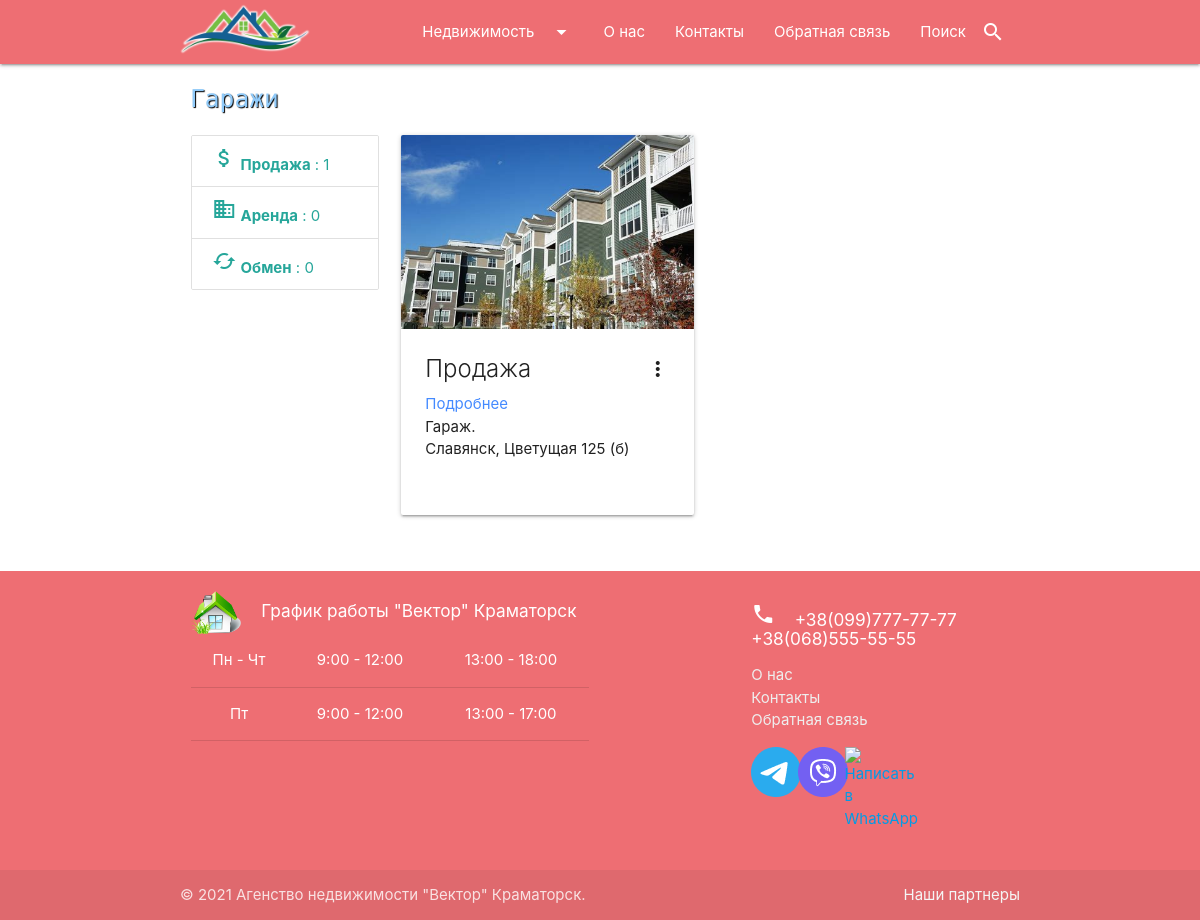
The page /garages/ on the database as committed earlier.
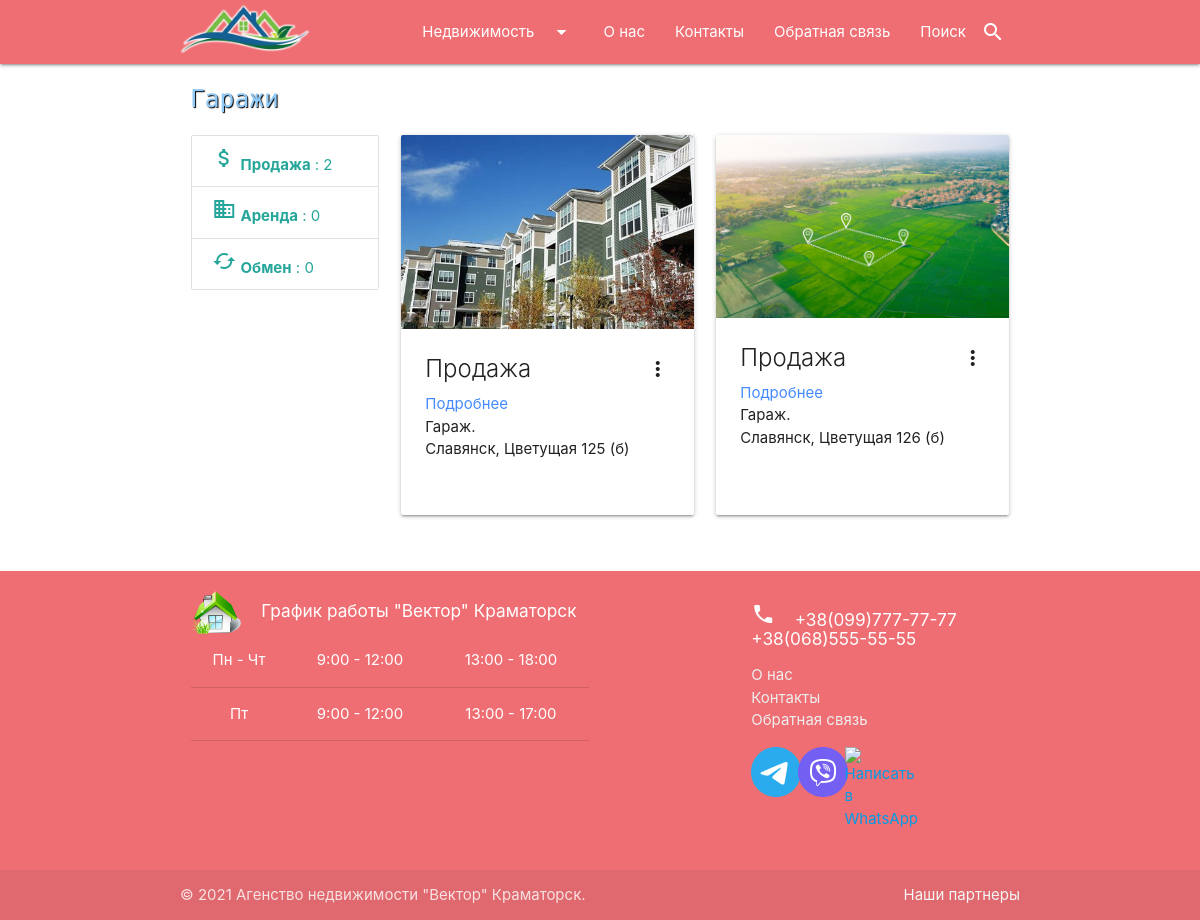
The same page on the database as committed later.
### agency/models.py (models this page shows, shortened)
class Garage(models.Model):
    slug_title = 'Garage'
    created_at = models.DateTimeField(auto_now_add=True, verbose_name='Создано')
    updated_at = models.DateTimeField(auto_now=True, verbose_name='Обновлено')
    proposal_type = models.CharField(max_length=8, choices=_PROP_CHOICES, default=_SALE, verbose_name='Тип предложения')
    price = models.FloatField(verbose_name='Цена $')
    total_area = models.FloatField(
        default=10.0, validators=[MinValueValidator(3.0), MaxValueValidator(200.0)], verbose_name='Общая площадь кв.м'
    )
    address = models.CharField(max_length=65, verbose_name='Адрес')
    description = models.TextField(blank=True, max_length=400, verbose_name='Описание')
    image = models.ImageField(upload_to="Garages/", blank=True,  verbose_name='Фото')
    realtors = models.ManyToManyField(Realtor, blank=True, verbose_name='Риелтор')
    def get_absolute_url(self):
        return reverse('garage', kwargs={"pk": self.pk})
    class Meta:
        verbose_name = 'Гараж'
        verbose_name_plural = 'Гаражи'
        ordering = ['created_at']

### agency/views.py (the view)
# urls.py: path('garages/', GaragesView.as_view(), name='garages'),
class GaragesView(ListView):
    model = Garage
    template_name = 'agency/garages.html'
    context_object_name = 'garages'
    paginate_by = 6
    def get_context_data(self, **kwargs):
        context = super().get_context_data(**kwargs)
        context['title'] = "Гаражи"
        return context
    def get_queryset(self):
        return Garage.objects.all()

### agency/templatetags/garages_tags.py (called while the page is built)
@register.inclusion_tag('agency/garagesSidebarTmpl.html')
def count_garages():
    garagesBySale = len(Garage.objects.filter(proposal_type='sale'))
    garagesByExchange = len(Garage.objects.filter(proposal_type='exchange'))
    garagesByRental = len(Garage.objects.filter(proposal_type='rental'))
    return {
        "garagesBySale": garagesBySale,
        "garagesByExchange": garagesByExchange,
        "garagesByRental": garagesByRental,
    }

### agency/templates/agency/garages.html (shortened to what this page needs)
{% extends 'index.html' %}
{% block content %}
<div class="container">
    <h5 class="pageTitle">{{ title }}</h5>
    <div class="row">
        <div class="col s12 m12 l3">
            {% include 'inc/_garages_sidebar.html' %}
        </div>
        <div class="col s12 m12 l9">
            <div class="row">
                {% for item in garages %}
                <div class="col s12 m6 l6 xl4">
                    <div class="card sticky-action hoverable card_flat">
                        <div class="card-image waves-effect waves-block waves-light">
                            <img class="activator" src="{{ item.image.url }}">
                        </div>
                        <div class="card-content">
                            <span class="card-title activator grey-text text-darken-4">
                                {% if item.proposal_type == 'sale' %}
                                    Продажа
                                {% elif item.proposal_type == 'rental' %}
                                    Аренда
                                {% elif item.proposal_type == 'exchange' %}
                                    Обмен
                                {% else %}
                                    unknown
                                {% endif %}
                                <i class="material-icons right">more_vert</i>
                            </span>
                            <a href="{{ item.get_absolute_url }}" style="color: #448aff;">Подробнее</a>
                            <p>Гараж.</p>
                            <p>{{ item.address }}</p>
                        </div>
                    </div>
                </div>
                {% endfor %}
            </div>
            <div class="col s12 paginator" style="display: flex; justify-content: center;">
            </div>
        </div>
    </div>
</div>
{% endblock %}

### templates/index.html (shortened to what this page needs)
<!DOCTYPE html>
{% load static %}
<html lang="en">
<head>
    <link rel="stylesheet" href="{% static 'css/main.css' %}">
    <link rel="stylesheet" href="https://cdnjs.cloudflare.com/ajax/libs/materialize/1.0.0/css/materialize.min.css">
    <link rel="stylesheet" href="https://cdnjs.cloudflare.com/ajax/libs/fancybox/3.5.7/jquery.fancybox.min.css" />
    <link rel="stylesheet" href="https://code.jquery.com/ui/1.12.1/themes/base/jquery-ui.min.css">
    <link rel="stylesheet" href="{% static 'css/jquery-ui.theme.min.css' %}">
</head>
<body>
{% include 'inc/_nav.html' %}
<main>
    {% block content %}CONTENT{% endblock %}
</main>
{% include 'inc/_footer.html' %}
</body>
</html>

### templates/inc/_nav.html (shortened to what this page needs)
<header>
    <nav class="sidenav-trigger">
        <div class="nav-wrapper">
            <div class="container">
                <a href="{% url 'home' %}" class="brand-logo"><img style="width: 130px; margin-top: 4px;" src="/media/logos/logo3.png"></a>
                <ul id="nav-mobile" class="right hide-on-med-and-down">
                    <li><a class="dropdown-trigger" href="#!" data-target="dropdown1">Недвижимость<i class="material-icons right">arrow_drop_down</i></a></li>
                    <li><a href="#">О нас</a></li>
                    <li><a href="#">Контакты</a></li>
                    <li><a href="#">Обратная связь</a></li>
                    <li><a href="{% url 'find' %}"><i class="material-icons right">search</i>Поиск</a></li>
                </ul>
            </div>
        </div>
    </nav>
</header>

### templates/inc/_garages_sidebar.html
{% load garages_tags %}
{% count_garages %}

### agency/templates/agency/garagesSidebarTmpl.html
<div class="collection">
    <a href="{% url 'garagesPropType' 'sale' %}" class="collection-item">
        <i class="material-icons">attach_money</i>
        <b>Продажа</b> : {{ garagesBySale }}
    </a>
    <a href="{% url 'garagesPropType' 'rental' %}" class="collection-item">
        <i class="material-icons">business</i>
        <b>Аренда</b> : {{ garagesByExchange }}
    </a>
    <a href="{% url 'garagesPropType' 'exchange' %}" class="collection-item">
        <i class="material-icons">cached</i>
        <b>Обмен</b> : {{ garagesByRental }}
    </a>
</div>

### templates/inc/_footer.html
<footer class="page-footer">
    <div class="container">
        <div class="row">
            <div class="col l6 s12">
                <div class="row">
                    <div class="col s2">
                        <a href="{% url 'home' %}"><img class="footerLogo" src="/media/logos/logo1.png" alt="footer_logo"></a>
                    </div>
                    <div class="col s10">
                        <h6 class="white-text">График работы "Вектор" Краматорск</h6>
                    </div>
                    <div class="col s12">
                        <table class="centered">
                            <tr>
                                <td>Пн - Чт</td>
                                <td>9:00 - 12:00</td>
                                <td>13:00 - 18:00</td>
                            </tr>
                            <tr>
                                <td>Пт</td>
                                <td>9:00 - 12:00</td>
                                <td>13:00 - 17:00</td>
                            </tr>
                        </table>
                    </div>
                </div>
            </div>
            <div class="col l4 offset-l2 s12">
                <h6 class="white-text">
                    <i class="material-icons">phone</i>&nbsp;&nbsp;&nbsp;
                    +38(099)777-77-77 &nbsp;&nbsp;&nbsp;&nbsp;&nbsp; +38(068)555-55-55
                </h6>
                <ul>
                    <li><a class="grey-text text-lighten-3" href="#!">О нас</a></li>
                    <li><a class="grey-text text-lighten-3" href="#!">Контакты</a></li>
                    <li><a class="grey-text text-lighten-3" href="#!">Обратная связь</a></li>
                </ul>
                <div class="row">
                    <div class="col s2">
                        <a title="Telegram" href="#" target="_blank"><img src="/media/logos/Telegram.png" alt="Написать в Telegram" /></a>
                    </div>
                    <div class="col s2">
                        <a title="Viber" href="#" target="_blank"><img src="/media/logos/Viber.png" alt="Написать в Viber" /></a>
                    </div>
                    <div class="col s2">
                        <a title="WhatsApp" href="#" target="_blank"><img src="/media/logos/WhatsApp.png" alt="Написать в WhatsApp" /></a>
                    </div>
                </div>
            </div>
        </div>
    </div>
    <div class="footer-copyright">
        <div class="container">
            © 2021 Агенство недвижимости "Вектор" Краматорск.
            <a class="grey-text text-lighten-4 right" href="#!">Наши партнеры</a>
        </div>
    </div>
</footer>

### rental/static/css/main.css (style rules this page uses)
body { display: flex; min-height: 100vh; flex-direction: column; }
main { flex: 1 0 auto; }
.footerLogo { display: block; margin-left: auto; margin-right: auto; width: 50px; transition: 1s; }
.pageTitle { font-family: 'Rubik Mono One', sans-serif; color: #90caf9; text-shadow: 1px 1px 1px black; margin-left: 5px; padding: 5px; }
@media screen and (min-width: 993px) { .card_flat { height: 380px; } }

Rows that differ between the two databases and show on the page:
added Garage: image (picture), proposal_type "Продажа", address "Славянск, Цветущая 126 (б)"
Other text that changed with them:
{{ garagesBySale }}: "1" → "2"
